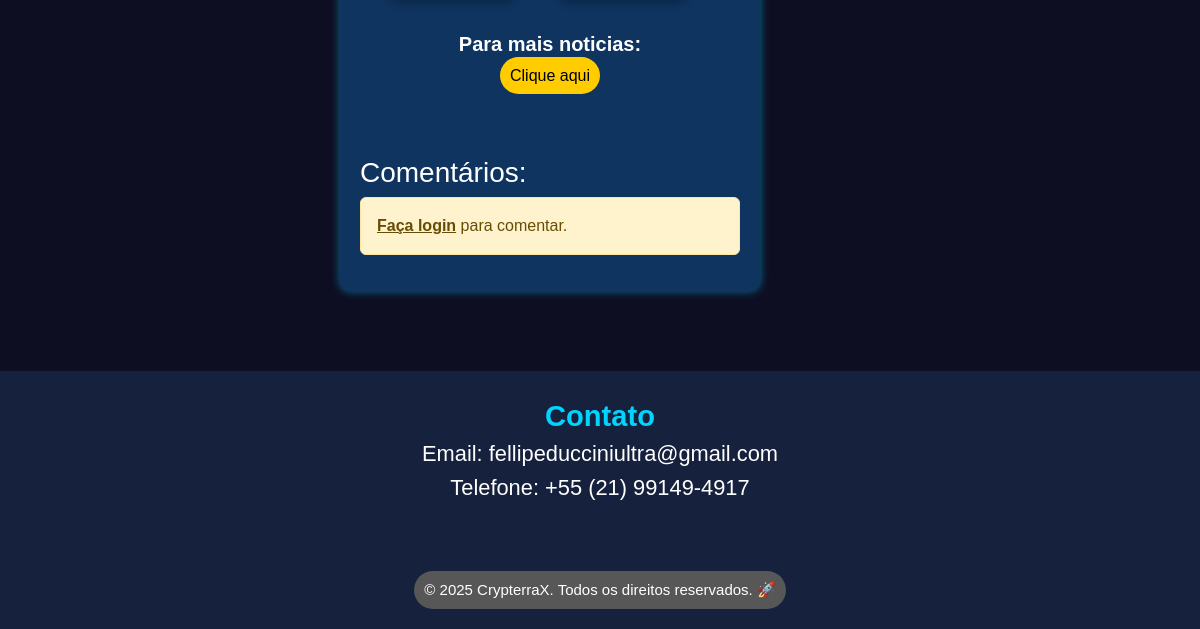
/ (lower part), run on an earlier commit of the app's database.
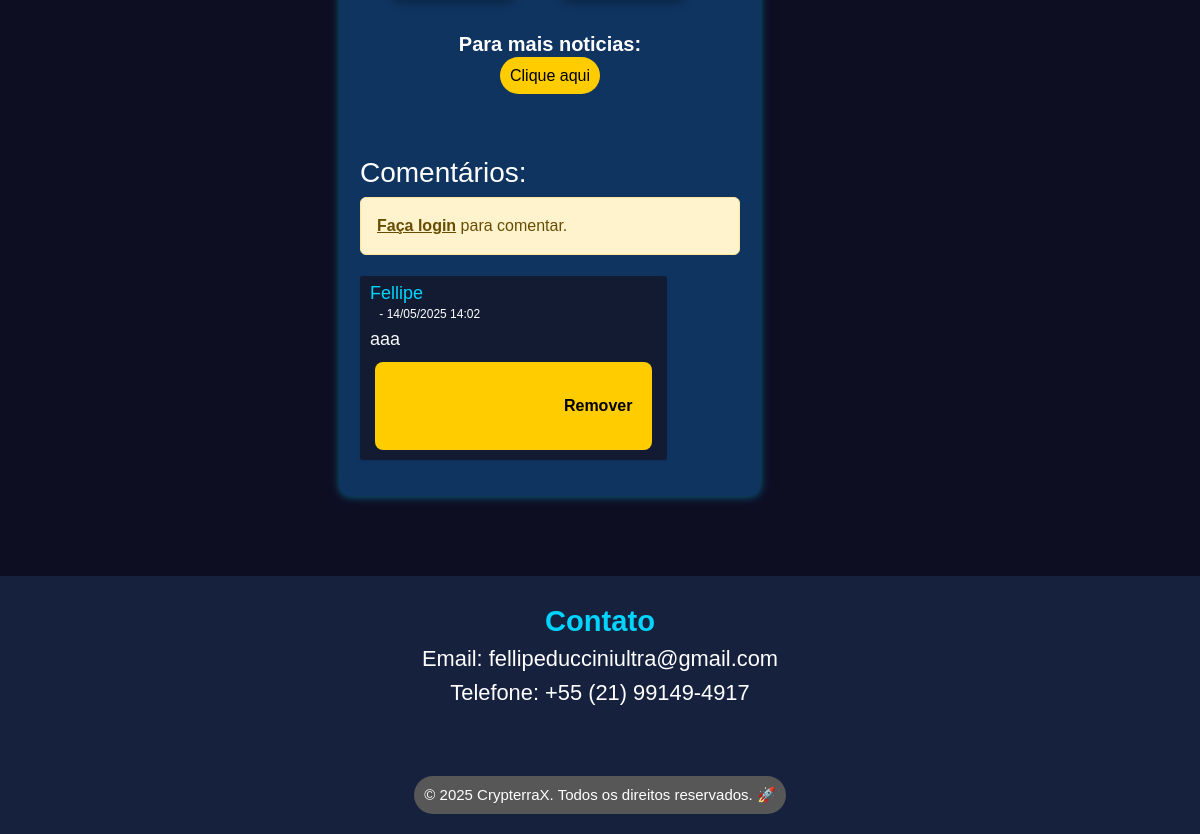
And on a later commit of the database.
### home/models.py (models this page shows, shortened)
class Comentario(models.Model):
    usuario = models.ForeignKey(User, on_delete=models.CASCADE)
    texto = models.TextField()
    data_postagem = models.DateTimeField(auto_now_add=True)

### home/views.py (the view)
# urls.py: path('', home_view, name='home'),
def home_view(request):
    comentarios = Comentario.objects.all().order_by('-data_postagem')
    if request.method == 'POST' and request.user.is_authenticated:
        form = ComentarioForm(request.POST)
        if form.is_valid():
            comentario = form.save(commit=False)
            comentario.usuario = request.user
            comentario.save()
            return redirect('home')
    else:
        form = ComentarioForm()
    return render(request, 'home/index.html', {'comentarios': comentarios, 'form': form})

### home/templates/home/index.html (shortened to what this page needs)
{% extends "global/base.html" %}
{% block main %}
<main class="layout">
    <section id="Sobre" class="main">
        <div class="box container col-md-6 col-12">
            <div class="video-container row">
                <div class="col-md-5 mb-3">
                </div>
                <div class="col-md-5 mb-3">
                </div>
            </div>
            <div class="text-noticias">
                <h3 id="mais_noticias">Para mais noticias:</h3>
                <a href="{% url 'blog' %}" class="cliqueaqui">Clique aqui</a><br><br><br>
            </div>
            <div id="comentariosgeral">
                <h3 class="comenta">Comentários:</h3>
                {% if user.is_authenticated %}
                    <textarea id="comentarioInput" class="form-control" placeholder="Escreva um comentário..."></textarea><br>
                    <button onclick="adicionarComentario()" class="btn btn-primary">Comentar</button>
                {% else %}
                    <div class="alert alert-warning">
                        <a href="{% url 'login' %}" class="alert-link">Faça login</a> para comentar.
                    </div>
                {% endif %}
                <ul id="listaComentarios" class="list-unstyled mt-3">
                    {% for comentario in comentarios %}
                        <li id="comentario-{{comentario.id}}" class="comentario-item d-flex align-items-start mb-3">
                            <div class="comentario-conteudo">
                                <strong>{{ comentario.usuario.username }} </strong>
                                <time> - {{ comentario.data_postagem|date:"d/m/Y H:i" }}</time>
                                <p>{{ comentario.texto }}</p>
                                    <button type="button" onclick="removerComentario({{comentario.id}})" style="
                                      margin-top: 10px;
                                      background-color: #ffcc00;
                                      border: none;
                                      padding: 10px 20px;
                                      border-radius: 8px;
                                      color: #000;
                                      font-weight: bold;
                                      cursor: pointer;
                                      transition: background-color 0.3s ease;
                                    " onmouseover="this.style.backgroundColor='#e6b800'" onmouseout="this.style.backgroundColor='#ffcc00'">
                                      Remover
                                    </button>
                            </div>
                        </li>
                </ul>
                    {% endfor %}
                </ul>
            </div>
    </section>
</main>
{% endblock main %}

### base/global/base.html
    {% include "global/partials/head.html" %}
    {% include "global/partials/menu.html" %}
    {% block main %}
    {% endblock main %}
    {% include "global/partials/rodape.html" %}

### base/global/partials/head.html (shortened to what this page needs)
<!DOCTYPE html>
<html lang="pt-br">
<head>
    <link href="https://cdn.jsdelivr.net/npm/bootstrap@5.3.3/dist/css/bootstrap.min.css" rel="stylesheet"
>
    <link rel="stylesheet" href="https://cdn.jsdelivr.net/npm/bootstrap-icons@1.11.3/font/bootstrap-icons.min.css">
    <link rel="stylesheet" href="/static/global/css/index.css">
</head>
<body>

### base/global/partials/menu.html (shortened to what this page needs)
    </head>
    <body>

### base/global/partials/rodape.html
<footer>
    <section id="Contato">
        <h2 id="meucontato">Contato</h2>
        <h4 id="contatos">Email: fellipeducciniultra@gmail.com</h4>
        <h4 id="contatos">Telefone: +55 (21) 99149-4917</h4>
        <br>
    </section>
    <h5>&copy; 2025 CrypterraX. Todos os direitos reservados. 🚀</h5>
</footer>
</body>
</html>

### base/static/global/css/index.css (style rules this page uses)
* { margin: 0; padding: 0; box-sizing: border-box; font-family: Arial, sans-serif; }
body { background-color: #0e0e23; color: white; text-align: center; max-width: 100%; overflow-x: hidden; font-family: 'Segoe UI', sans-serif; }
header, .box { background-color: #0f3460; padding: 20px; border-radius: 10px; box-shadow: 0 0 10px rgba(0, 212, 255, 0.5); }
.comentario-item { display: flex; align-items: flex-start; background-color: #2a4a8a; border-radius: 8px; padding: 12px 16px; box-shadow: 0 1px 3px rgb(0 0 0 / 0.1); margin-bottom: 12px; transition: box-shadow 0.2s ease; font-size: 14px; line-height: 1.4; }
.comentario-item:last-child { border-bottom: none; }
.comentario-item strong { font-size: 18px; }
.comentario-item p { margin: 6px 0 0; color: #fff; font-size: 18px; }
.comentario-item time { font-size: 12px; color: #999; margin-left: 5px; }
.comentario-conteudo { display: flex; flex-direction: column; left: 20px; justify-content: left; }
.comentario-conteudo strong { font-weight: 500; color: #00d4ff; cursor: pointer; }
.comentario-conteudo time { color: #fff; font-size: 12px; margin-left: 6px; font-weight: normal; }
.comentario-conteudo p { margin: 4px 0 0 0; white-space: pre-wrap; color: #f8f9fa; }
.cliqueaqui { background-color: #ffcc00; border-radius: 50px; padding: 10px; color: black; text-decoration: #ccc; transition: all 0.3s ease; cursor: pointer; }
.video-container { display: flex; flex-wrap: wrap; justify-content: center; gap: 20px; max-width: 100%; padding: 10px; }
.text-noticias { text-align: center; width: 100%; }
#mais_noticias { font-size: 20px; font-weight: bold; text-align: center; }
#comentariosgeral { margin-top: 20px; width: 100%; }
#listaComentarios { list-style: none; padding-left: 0; max-width: 700px; margin: auto; }
#listaComentarios li { background-color: #121b31; padding: 5px 10px; border-radius: 3px; max-width: fit-content; white-space: pre-wrap; word-wrap: break-word; }
.main { padding: 40px; max-width: 1200px; margin: auto; display: flex; flex-direction: column; align-items: center; }
.box { max-width: 800px; width: 100%; text-align: left; }
h2, .cadastrar { color: #00d4ff; font-weight: bold; }
h5 { background-color: #575757; padding: 10px; border-radius: 30px; margin: 0 auto; font-size: 15px; width: fit-content; }
button, .converter button, .btn-submit { padding: 10px 20px; background-color: #ffcc00; color: black; font-size: 16px; font-weight: bold; border-radius: 5px; border: none; cursor: pointer; transition: background-color 0.3s; margin: 5px; }
#listaComentarios { list-style: none; padding: 0; display: flex; flex-direction: column; gap: 5px; }
#titulo_inicial, #mais_noticias { text-align: center; font-weight: bold; }
#mais_noticias { font-size: 20px; }
ul { list-style: none; padding: 0; }
li { background: #16213e; color: white; padding: 10px; margin-top: 5px; border-radius: 5px; }
footer { font-size: 40px; background-color: #16213e; padding: 20px; margin-top: 40px; }
#Contato { scale: 0.91; }

What changed in the data, as far as the page shows it:
added Comentario: usuario.username "Fellipe", data_postagem "14/05/2025 14:02", texto "aaa"
